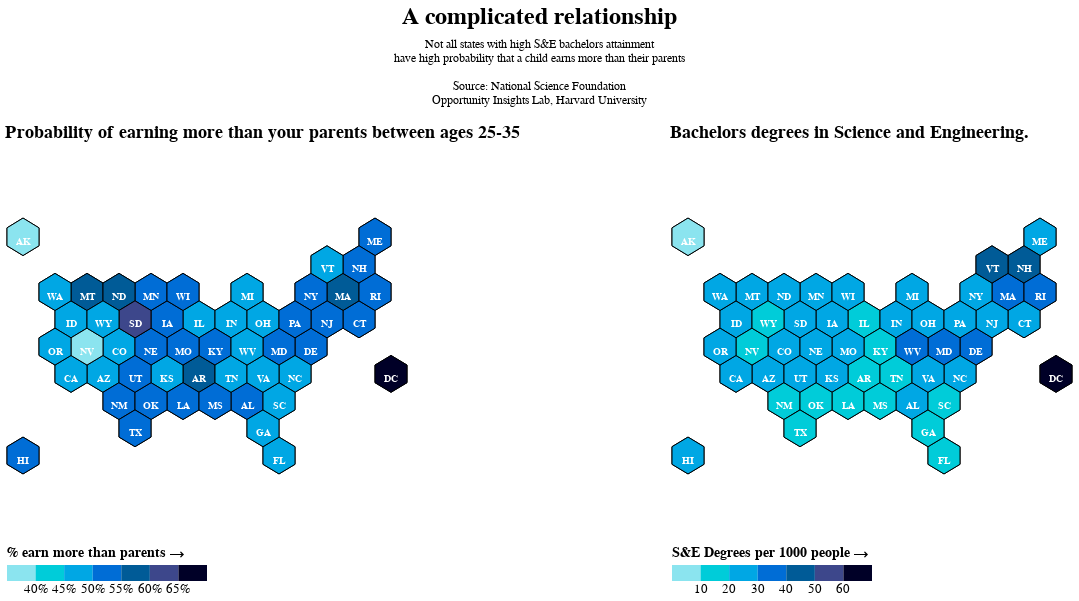

The code cell stored with this chart in its notebook:
### Code cell
palette = ["#8BE4EF","#00CCD9","#00A7E4","#006DD6", 
           "#005B97", "#3D478B", "#000027"]
color_scale = alt.Scale(range= palette)

chart1 = gen_map(choro_data, "properties.bachelors", title="Bachelors degrees in Science and Engineering."
                 ,legend_title="S&E Degrees per 1000 people ⟶", color_scale=color_scale)

chart2 = gen_map(choro_data, "properties.cohort_mean", title="Probability of earning more than your parents between ages 25-35"
                 ,legend_title="% earn more than parents ⟶", color_scale=color_scale, format="%")



alt.hconcat(chart2, chart1).resolve_scale(
    color='independent'
).configure_view(
    stroke=None,
).configure_concat(
    spacing=150
).configure_title(fontSize=18).properties(title = alt.TitleParams(
                      ["A complicated relationship"],
                       subtitle = ["Not all states with high S&E bachelors attainment",
                                   "have high probability that a child earns more than their parents","",
                                   "Source: National Science Foundation",
                                   "Opportunity Insights Lab, Harvard University",""],
                       fontSize = 24,
                       anchor="middle",
                       subtitlePadding=10))

### Figure 1 — Vega-Lite specification as saved in the notebook (floating-point values rounded to 4 significant figures)
{"config": {"title": {"fontSize": 18, "font": "Gill Sans", "anchor": "start", "fontColor": "#000000"}, "axisX": {"domain": true, "domainColor": "#000000", "domainWidth": 1, "grid": false, "labelFont": "Gill Sans", "labelFontSize": 12, "labelAngle": 0, "tickColor": "#000000", "tickSize": 5, "titleFont": "Gill Sans", "titleFontSize": 14, "titlePadding": 10, "title": "X Axis Title (units)"}, "axisY": {"domain": false, "grid": true, "gridColor": "#DEDDDD", "gridWidth": 1, "labelFont": "Gill Sans", "labelFontSize": 12, "labelAngle": 0, "ticks": false, "titleFont": "Gill Sans", "titleFontSize": 14, "titlePadding": 10, "title": "Y Axis Title (units)", "titleAngle": 0, "titleY": -10, "titleX": 18}, "range": {"category": ["#1FB8FC", "#B2B2B2", "#000000", "#FDCC3F", "#B4F5A9#4ED4B5", "#FF887F", "#FFBEFF"], "diverging": ["#D5FFFF", "#95F8FF", "#70D3FC", "#0099EA", "#005B97", "#3D478B", "#000027"]}, "legend": {"labelFont": "Gill Sans", "labelFontSize": 14, "symbolType": "square", "symbolSize": 100, "titleFont": "Gill Sans", "titleFontSize": 12, "title": "", "offset": 0}, "concat": {"spacing": 150}, "view": {"stroke": null}}, "hconcat": [{"layer": [{"mark": {"type": "geoshape", "stroke": "black", "strokeWidth": 1}, "encoding": {}, "height": 400, "title": "Probability of earning more than your parents between ages 25-35", "width": 400}, {"mark": {"type": "geoshape", "stroke": "black"}, "encoding": {"color": {"type": "quantitative", "bin": {"maxbins": 6}, "field": "properties.cohort_mean", "legend": {"format": "%", "labelFontSize": 13, "orient": "bottom", "symbolSize": 500, "symbolStrokeWidth": 3, "title": "% earn more than parents ⟶", "titleFontSize": 14, "titleLimit": 250}, "scale": {"range": ["#8BE4EF", "#00CCD9", "#00A7E4", "#006DD6", "#005B97", "#3D478B", "#000027"]}}}}, {"mark": {"type": "text", "baseline": "top", "color": "white", "fontSize": 12, "fontWeight": "bold"}, "encoding": {"latitude": {"field": "properties.centroid_lat", "type": "quantitative"}, "longitude": {"field": "properties.centroid_lon", "type": "quantitative"}, "size": {"value": 10}, "text": {"type": "ordinal", "field": "properties.state_name"}}, "height": 400, "width": 400}]}, {"layer": [{"mark": {"type": "geoshape", "stroke": "black", "strokeWidth": 1}, "encoding": {}, "height": 400, "title": "Bachelors degrees in Science and Engineering.", "width": 400}, {"mark": {"type": "geoshape", "stroke": "black"}, "encoding": {"color": {"type": "quantitative", "bin": {"maxbins": 6}, "field": "properties.bachelors", "legend": {"labelFontSize": 13, "orient": "bottom", "symbolSize": 500, "symbolStrokeWidth": 3, "title": "S&E Degrees per 1000 people ⟶", "titleFontSize": 14, "titleLimit": 250}, "scale": {"range": ["#8BE4EF", "#00CCD9", "#00A7E4", "#006DD6", "#005B97", "#3D478B", "#000027"]}}}}, {"mark": {"type": "text", "baseline": "top", "color": "white", "fontSize": 12, "fontWeight": "bold"}, "encoding": {"latitude": {"field": "properties.centroid_lat", "type": "quantitative"}, "longitude": {"field": "properties.centroid_lon", "type": "quantitative"}, "size": {"value": 10}, "text": {"type": "ordinal", "field": "properties.state_name"}}, "height": 400, "width": 400}]}], "data": {"values": [{"id": "0", "type": "Feature", "properties": {"4th_diff_mean": -1, "8th_diff_mean": -1, "Region": "South", "State": "Alabama", "State_Abbr": "AL", "bachelors": 20.55, "bachelors_diff_mean": -1, "centroid_lat": 0.65, "centroid_lon": 15.0, "cohort_mean": 0.519, "eighth_grade_math": 21, "eighth_grade_science": 21.0, "fourth_grade_math": 28, "fourth_grade_science": 28.0, "id": 1, "mobility_diff_mean": 1, "state_name": "AL"}, "geometry": {"type": "Polygon", "coordinates": [[[14.0, 0.1], [14.0, 1.2], [15.0, 1.8], [16.0, 1.2], [16.0, 0.1], [15.0, -0.5], [14.0, 0.1]]]}}, {"id": "1", "type": "Feature", "properties": {"4th_diff_mean": -1, "8th_diff_mean": -1, "Region": "West", "State": "Alaska", "State_Abbr": "AK", "bachelors": 9.932, "bachelors_diff_mean": -1, "centroid_lat": 10.85, "centroid_lon": 1.0, "cohort_mean": 0.379, "eighth_grade_math": 29, "eighth_grade_science": null, "fourth_grade_math": 33, "fourth_grade_science": null, "id": 2, "mobility_diff_mean": -1, "state_name": "AK"}, "geometry": {"type": "Polygon", "coordinates": [[[-3.243e-20, 10.3], [0.0, 11.4], [1.0, 12.0], [2.0, 11.4], [2.0, 10.3], [1.0, 9.7], [-3.243e-20, 10.3]]]}}, {"id": "2", "type": "Feature", "properties": {"4th_diff_mean": -1, "8th_diff_mean": -1, "Region": "West", "State": "Arizona", "State_Abbr": "AZ", "bachelors": 24.27, "bachelors_diff_mean": -1, "centroid_lat": 2.35, "centroid_lon": 6.0, "cohort_mean": 0.462, "eighth_grade_math": 31, "eighth_grade_science": 25.0, "fourth_grade_math": 37, "fourth_grade_science": 33.0, "id": 4, "mobility_diff_mean": -1, "state_name": "AZ"}, "geometry": {"type": "Polygon", "coordinates": [[[5.0, 1.8], [5.0, 2.9], [6.0, 3.5], [7.0, 2.9], [7.0, 1.8], [6.0, 1.2], [5.0, 1.8]]]}}, {"id": "3", "type": "Feature", "properties": {"4th_diff_mean": -1, "8th_diff_mean": -1, "Region": "South", "State": "Arkansas", "State_Abbr": "AR", "bachelors": 15.67, "bachelors_diff_mean": -1, "centroid_lat": 2.35, "centroid_lon": 12.0, "cohort_mean": 0.56, "eighth_grade_math": 27, "eighth_grade_science": 28.0, "fourth_grade_math": 33, "fourth_grade_science": 33.0, "id": 5, "mobility_diff_mean": 1, "state_name": "AR"}, "geometry": {"type": "Polygon", "coordinates": [[[11.0, 1.8], [11.0, 2.9], [12.0, 3.5], [13.0, 2.9], [13.0, 1.8], [12.0, 1.2], [11.0, 1.8]]]}}, {"id": "4", "type": "Feature", "properties": {"4th_diff_mean": -1, "8th_diff_mean": -1, "Region": "West", "State": "California", "State_Abbr": "CA", "bachelors": 25.3, "bachelors_diff_mean": 1, "centroid_lat": 2.35, "centroid_lon": 4.0, "cohort_mean": 0.488, "eighth_grade_math": 29, "eighth_grade_science": 24.0, "fourth_grade_math": 34, "fourth_grade_science": 24.0, "id": 6, "mobility_diff_mean": -1, "state_name": "CA"}, "geometry": {"type": "Polygon", "coordinates": [[[3.0, 1.8], [3.0, 2.9], [4.0, 3.5], [5.0, 2.9], [5.0, 1.8], [4.0, 1.2], [3.0, 1.8]]]}}, {"id": "5", "type": "Feature", "properties": {"4th_diff_mean": -1, "8th_diff_mean": -1, "Region": "West", "State": "Colorado", "State_Abbr": "CO", "bachelors": 27.71, "bachelors_diff_mean": 1, "centroid_lat": 4.05, "centroid_lon": 7.0, "cohort_mean": 0.499, "eighth_grade_math": 37, "eighth_grade_science": null, "fourth_grade_math": 44, "fourth_grade_science": null, "id": 8, "mobility_diff_mean": -1, "state_name": "CO"}, "geometry": {"type": "Polygon", "coordinates": [[[6.0, 3.5], [6.0, 4.6], [7.0, 5.2], [8.0, 4.6], [8.0, 3.5], [7.0, 2.9], [6.0, 3.5]]]}}, {"id": "6", "type": "Feature", "properties": {"4th_diff_mean": -1, "8th_diff_mean": 1, "Region": "Northeast", "State": "Connecticut", "State_Abbr": "CT", "bachelors": 25.99, "bachelors_diff_mean": 1, "centroid_lat": 5.75, "centroid_lon": 22.0, "cohort_mean": 0.518, "eighth_grade_math": 39, "eighth_grade_science": 35.0, "fourth_grade_math": 45, "fourth_grade_science": 38.0, "id": 9, "mobility_diff_mean": 1, "state_name": "CT"}, "geometry": {"type": "Polygon", "coordinates": [[[21.0, 5.2], [21.0, 6.3], [22.0, 6.9], [23.0, 6.3], [23.0, 5.2], [22.0, 4.6], [21.0, 5.2]]]}}, {"id": "7", "type": "Feature", "properties": {"4th_diff_mean": -1, "8th_diff_mean": -1, "Region": "South", "State": "Delaware", "State_Abbr": "DE", "bachelors": 30.53, "bachelors_diff_mean": 1, "centroid_lat": 4.05, "centroid_lon": 19.0, "cohort_mean": 0.514, "eighth_grade_math": 29, "eighth_grade_science": 29.0, "fourth_grade_math": 39, "fourth_grade_science": 33.0, "id": 10, "mobility_diff_mean": 1, "state_name": "DE"}, "geometry": {"type": "Polygon", "coordinates": [[[18.0, 3.5], [18.0, 4.6], [19.0, 5.2], [20.0, 4.6], [20.0, 3.5], [19.0, 2.9], [18.0, 3.5]]]}}, {"id": "8", "type": "Feature", "properties": {"4th_diff_mean": -1, "8th_diff_mean": -1, "Region": "South", "State": "District of Columbia", "State_Abbr": "DC", "bachelors": 61.8, "bachelors_diff_mean": 1, "centroid_lat": 2.35, "centroid_lon": 24.0, "cohort_mean": 0.662, "eighth_grade_math": 23, "eighth_grade_science": null, "fourth_grade_math": 34, "fourth_grade_science": null, "id": 11, "mobility_diff_mean": 1, "state_name": "DC"}, "geometry": {"type": "Polygon", "coordinates": [[[23.0, 1.8], [23.0, 2.9], [24.0, 3.5], [25.0, 2.9], [25.0, 1.8], [24.0, 1.2], [23.0, 1.8]]]}}, {"id": "9", "type": "Feature", "properties": {"4th_diff_mean": 1, "8th_diff_mean": -1, "Region": "South", "State": "Florida", "State_Abbr": "FL", "bachelors": 19.37, "bachelors_diff_mean": -1, "centroid_lat": -2.75, "centroid_lon": 17.0, "cohort_mean": 0.458, "eighth_grade_math": 31, "eighth_grade_science": 33.0, "fourth_grade_math": 48, "fourth_grade_science": 42.0, "id": 12, "mobility_diff_mean": -1, "state_name": "FL"}, "geometry": {"type": "Polygon", "coordinates": [[[16.0, -2.2], [17.0, -1.6], [18.0, -2.2], [18.0, -3.3], [17.0, -3.9], [16.0, -3.3], [16.0, -2.2]]]}}, {"id": "10", "type": "Feature", "properties": {"4th_diff_mean": -1, "8th_diff_mean": -1, "Region": "South", "State": "Georgia", "State_Abbr": "GA", "bachelors": 18.27, "bachelors_diff_mean": -1, "centroid_lat": -1.05, "centroid_lon": 16.0, "cohort_mean": 0.482, "eighth_grade_math": 31, "eighth_grade_science": 31.0, "fourth_grade_math": 36, "fourth_grade_science": 35.0, "id": 13, "mobility_diff_mean": -1, "state_name": "GA"}, "geometry": {"type": "Polygon", "coordinates": [[[15.0, -1.6], [15.0, -0.5], [16.0, 0.1], [17.0, -0.5], [17.0, -1.6], [16.0, -2.2], [15.0, -1.6]]]}}, {"id": "11", "type": "Feature", "properties": {"4th_diff_mean": -1, "8th_diff_mean": -1, "Region": "West", "State": "Hawaii", "State_Abbr": "HI", "bachelors": 20.18, "bachelors_diff_mean": -1, "centroid_lat": -2.75, "centroid_lon": 1.0, "cohort_mean": 0.5, "eighth_grade_math": 28, "eighth_grade_science": 23.0, "fourth_grade_math": 40, "fourth_grade_science": 30.0, "id": 15, "mobility_diff_mean": -1, "state_name": "HI"}, "geometry": {"type": "Polygon", "coordinates": [[[0.0, -3.3], [3.194e-20, -2.2], [1.0, -1.6], [2.0, -2.2], [2.0, -3.3], [1.0, -3.9], [0.0, -3.3]]]}}, {"id": "12", "type": "Feature", "properties": {"4th_diff_mean": 1, "8th_diff_mean": 1, "Region": "West", "State": "Idaho", "State_Abbr": "ID", "bachelors": 21.87, "bachelors_diff_mean": -1, "centroid_lat": 5.75, "centroid_lon": 4.0, "cohort_mean": 0.492, "eighth_grade_math": 37, "eighth_grade_science": 40.0, "fourth_grade_math": 43, "fourth_grade_science": 39.0, "id": 16, "mobility_diff_mean": -1, "state_name": "ID"}, "geometry": {"type": "Polygon", "coordinates": [[[3.0, 5.2], [3.0, 6.3], [4.0, 6.9], [5.0, 6.3], [5.0, 5.2], [4.0, 4.6], [3.0, 5.2]]]}}, {"id": "13", "type": "Feature", "properties": {"4th_diff_mean": -1, "8th_diff_mean": -1, "Region": "Midwest", "State": "Illinois", "State_Abbr": "IL", "bachelors": 19.91, "bachelors_diff_mean": -1, "centroid_lat": 5.75, "centroid_lon": 12.0, "cohort_mean": 0.47, "eighth_grade_math": 34, "eighth_grade_science": 28.0, "fourth_grade_math": 38, "fourth_grade_science": 35.0, "id": 17, "mobility_diff_mean": -1, "state_name": "IL"}, "geometry": {"type": "Polygon", "coordinates": [[[11.0, 5.2], [11.0, 6.3], [12.0, 6.9], [13.0, 6.3], [13.0, 5.2], [12.0, 4.6], [11.0, 5.2]]]}}, {"id": "14", "type": "Feature", "properties": {"4th_diff_mean": 1, "8th_diff_mean": 1, "Region": "Midwest", "State": "Indiana", "State_Abbr": "IN", "bachelors": 23.76, "bachelors_diff_mean": -1, "centroid_lat": 5.75, "centroid_lon": 14.0, "cohort_mean": 0.484, "eighth_grade_math": 37, "eighth_grade_science": 36.0, "fourth_grade_math": 47, "fourth_grade_science": 42.0, "id": 18, "mobility_diff_mean": -1, "state_name": "IN"}, "geometry": {"type": "Polygon", "coordinates": [[[13.0, 5.2], [13.0, 6.3], [14.0, 6.9], [15.0, 6.3], [15.0, 5.2], [14.0, 4.6], [13.0, 5.2]]]}}, {"id": "15", "type": "Feature", "properties": {"4th_diff_mean": 1, "8th_diff_mean": 1, "Region": "Midwest", "State": "Iowa", "State_Abbr": "IA", "bachelors": 27.31, "bachelors_diff_mean": 1, "centroid_lat": 5.75, "centroid_lon": 10.0, "cohort_mean": 0.54, "eighth_grade_math": 33, "eighth_grade_science": 38.0, "fourth_grade_math": 42, "fourth_grade_science": 42.0, "id": 19, "mobility_diff_mean": 1, "state_name": "IA"}, "geometry": {"type": "Polygon", "coordinates": [[[9.0, 5.2], [9.0, 6.3], [10.0, 6.9], [11.0, 6.3], [11.0, 5.2], [10.0, 4.6], [9.0, 5.2]]]}}, {"id": "16", "type": "Feature", "properties": {"4th_diff_mean": -1, "8th_diff_mean": -1, "Region": "Midwest", "State": "Kansas", "State_Abbr": "KS", "bachelors": 20.32, "bachelors_diff_mean": -1, "centroid_lat": 2.35, "centroid_lon": 10.0, "cohort_mean": 0.497, "eighth_grade_math": 33, "eighth_grade_science": 34.0, "fourth_grade_math": 40, "fourth_grade_science": 37.0, "id": 20, "mobility_diff_mean": -1, "state_name": "KS"}, "geometry": {"type": "Polygon", "coordinates": [[[9.0, 1.8], [9.0, 2.9], [10.0, 3.5], [11.0, 2.9], [11.0, 1.8], [10.0, 1.2], [9.0, 1.8]]]}}, {"id": "17", "type": "Feature", "properties": {"4th_diff_mean": 1, "8th_diff_mean": 1, "Region": "South", "State": "Kentucky", "State_Abbr": "KY", "bachelors": 16.23, "bachelors_diff_mean": -1, "centroid_lat": 4.05, "centroid_lon": 13.0, "cohort_mean": 0.534, "eighth_grade_math": 29, "eighth_grade_science": 35.0, "fourth_grade_math": 40, "fourth_grade_science": 44.0, "id": 21, "mobility_diff_mean": 1, "state_name": "KY"}, "geometry": {"type": "Polygon", "coordinates": [[[12.0, 3.5], [12.0, 4.6], [13.0, 5.2], [14.0, 4.6], [14.0, 3.5], [13.0, 2.9], [12.0, 3.5]]]}}, {"id": "18", "type": "Feature", "properties": {"4th_diff_mean": -1, "8th_diff_mean": -1, "Region": "South", "State": "Louisiana", "State_Abbr": "LA", "bachelors": 16.34, "bachelors_diff_mean": -1, "centroid_lat": 0.65, "centroid_lon": 11.0, "cohort_mean": 0.532, "eighth_grade_math": 23, "eighth_grade_science": null, "fourth_grade_math": 29, "fourth_grade_science": null, "id": 22, "mobility_diff_mean": 1, "state_name": "LA"}, "geometry": {"type": "Polygon", "coordinates": [[[10.0, 0.1], [10.0, 1.2], [11.0, 1.8], [12.0, 1.2], [12.0, 0.1], [11.0, -0.5], [10.0, 0.1]]]}}, {"id": "19", "type": "Feature", "properties": {"4th_diff_mean": 1, "8th_diff_mean": 1, "Region": "Northeast", "State": "Maine", "State_Abbr": "ME", "bachelors": 28.53, "bachelors_diff_mean": 1, "centroid_lat": 10.85, "centroid_lon": 23.0, "cohort_mean": 0.501, "eighth_grade_math": 34, "eighth_grade_science": 38.0, "fourth_grade_math": 42, "fourth_grade_science": 39.0, "id": 23, "mobility_diff_mean": -1, "state_name": "ME"}, "geometry": {"type": "Polygon", "coordinates": [[[22.0, 11.4], [23.0, 12.0], [24.0, 11.4], [24.0, 10.3], [23.0, 9.7], [22.0, 10.3], [22.0, 11.4]]]}}, {"id": "20", "type": "Feature", "properties": {"4th_diff_mean": -1, "8th_diff_mean": 1, "Region": "South", "State": "Maryland", "State_Abbr": "MD", "bachelors": 31.58, "bachelors_diff_mean": 1, "centroid_lat": 4.05, "centroid_lon": 17.0, "cohort_mean": 0.512, "eighth_grade_math": 33, "eighth_grade_science": 36.0, "fourth_grade_math": 39, "fourth_grade_science": 37.0, "id": 24, "mobility_diff_mean": 1, "state_name": "MD"}, "geometry": {"type": "Polygon", "coordinates": [[[16.0, 3.5], [16.0, 4.6], [17.0, 5.2], [18.0, 4.6], [18.0, 3.5], [17.0, 2.9], [16.0, 3.5]]]}}, {"id": "21", "type": "Feature", "properties": {"4th_diff_mean": 1, "8th_diff_mean": 1, "Region": "Northeast", "State": "Massachusetts", "State_Abbr": "MA", "bachelors": 36.9, "bachelors_diff_mean": 1, "centroid_lat": 7.45, "centroid_lon": 21.0, "cohort_mean": 0.554, "eighth_grade_math": 47, "eighth_grade_science": 44.0, "fourth_grade_math": 50, "fourth_grade_science": 47.0, "id": 25, "mobility_diff_mean": 1, "state_name": "MA"}, "geometry": {"type": "Polygon", "coordinates": [[[20.0, 6.9], [20.0, 8.0], [21.0, 8.6], [22.0, 8.0], [22.0, 6.9], [21.0, 6.3], [20.0, 6.9]]]}}, {"id": "22", "type": "Feature", "properties": {"4th_diff_mean": -1, "8th_diff_mean": 1, "Region": "Midwest", "State": "Michigan", "State_Abbr": "MI", "bachelors": 22.05, "bachelors_diff_mean": -1, "centroid_lat": 7.45, "centroid_lon": 15.0, "cohort_mean": 0.457, "eighth_grade_math": 31, "eighth_grade_science": 36.0, "fourth_grade_math": 36, "fourth_grade_science": 38.0, "id": 26, "mobility_diff_mean": -1, "state_name": "MI"}, "geometry": {"type": "Polygon", "coordinates": [[[14.0, 8.0], [15.0, 8.6], [16.0, 8.0], [16.0, 6.9], [15.0, 6.3], [14.0, 6.9], [14.0, 8.0]]]}}, {"id": "23", "type": "Feature", "properties": {"4th_diff_mean": 1, "8th_diff_mean": 1, "Region": "Midwest", "State": "Minnesota", "State_Abbr": "MN", "bachelors": 26.17, "bachelors_diff_mean": 1, "centroid_lat": 7.45, "centroid_lon": 9.0, "cohort_mean": 0.529, "eighth_grade_math": 44, "eighth_grade_science": 45.0, "fourth_grade_math": 53, "fourth_grade_science": 43.0, "id": 27, "mobility_diff_mean": 1, "state_name": "MN"}, "geometry": {"type": "Polygon", "coordinates": [[[8.0, 6.9], [8.0, 8.0], [9.0, 8.6], [10.0, 8.0], [10.0, 6.9], [9.0, 6.3], [8.0, 6.9]]]}}, {"id": "24", "type": "Feature", "properties": {"4th_diff_mean": -1, "8th_diff_mean": -1, "Region": "South", "State": "Mississippi", "State_Abbr": "MS", "bachelors": 14.38, "bachelors_diff_mean": -1, "centroid_lat": 0.65, "centroid_lon": 13.0, "cohort_mean": 0.531, "eighth_grade_math": 24, "eighth_grade_science": 20.0, "fourth_grade_math": 39, "fourth_grade_science": 23.0, "id": 28, "mobility_diff_mean": 1, "state_name": "MS"}, "geometry": {"type": "Polygon", "coordinates": [[[12.0, 1.2], [13.0, 1.8], [14.0, 1.2], [14.0, 0.1], [13.0, -0.5], [12.0, 0.1], [12.0, 1.2]]]}}, {"id": "25", "type": "Feature", "properties": {"4th_diff_mean": 1, "8th_diff_mean": 1, "Region": "Midwest", "State": "Missouri", "State_Abbr": "MO", "bachelors": 22.03, "bachelors_diff_mean": -1, "centroid_lat": 4.05, "centroid_lon": 11.0, "cohort_mean": 0.524, "eighth_grade_math": 32, "eighth_grade_science": 40.0, "fourth_grade_math": 39, "fourth_grade_science": 39.0, "id": 29, "mobility_diff_mean": 1, "state_name": "MO"}, "geometry": {"type": "Polygon", "coordinates": [[[10.0, 4.6], [11.0, 5.2], [12.0, 4.6], [12.0, 3.5], [11.0, 2.9], [10.0, 3.5], [10.0, 4.6]]]}}, {"id": "26", "type": "Feature", "properties": {"4th_diff_mean": 1, "8th_diff_mean": 1, "Region": "West", "State": "Montana", "State_Abbr": "MT", "bachelors": 23.82, "bachelors_diff_mean": -1, "centroid_lat": 7.45, "centroid_lon": 5.0, "cohort_mean": 0.586, "eighth_grade_math": 36, "eighth_grade_science": 41.0, "fourth_grade_math": 43, "fourth_grade_science": 43.0, "id": 30, "mobility_diff_mean": 1, "state_name": "MT"}, "geometry": {"type": "Polygon", "coordinates": [[[4.0, 6.9], [4.0, 8.0], [5.0, 8.6], [6.0, 8.0], [6.0, 6.9], [5.0, 6.3], [4.0, 6.9]]]}}, {"id": "27", "type": "Feature", "properties": {"4th_diff_mean": 1, "8th_diff_mean": 1, "Region": "Midwest", "State": "Nebraska", "State_Abbr": "NE", "bachelors": 21.28, "bachelors_diff_mean": -1, "centroid_lat": 4.05, "centroid_lon": 9.0, "cohort_mean": 0.549, "eighth_grade_math": 37, "eighth_grade_science": 41.0, "fourth_grade_math": 45, "fourth_grade_science": 47.0, "id": 31, "mobility_diff_mean": 1, "state_name": "NE"}, "geometry": {"type": "Polygon", "coordinates": [[[8.0, 3.5], [8.0, 4.6], [9.0, 5.2], [10.0, 4.6], [10.0, 3.5], [9.0, 2.9], [8.0, 3.5]]]}}, {"id": "28", "type": "Feature", "properties": {"4th_diff_mean": -1, "8th_diff_mean": -1, "Region": "West", "State": "Nevada", "State_Abbr": "NV", "bachelors": 12.78, "bachelors_diff_mean": -1, "centroid_lat": 4.05, "centroid_lon": 5.0, "cohort_mean": 0.395, "eighth_grade_math": 26, "eighth_grade_science": 27.0, "fourth_grade_math": 34, "fourth_grade_science": 24.0, "id": 32, "mobility_diff_mean": -1, "state_name": "NV"}, "geometry": {"type": "Polygon", "coordinates": [[[4.0, 4.6], [5.0, 5.2], [6.0, 4.6], [6.0, 3.5], [5.0, 2.9], [4.0, 3.5], [4.0, 4.6]]]}}, {"id": "29", "type": "Feature", "properties": {"4th_diff_mean": 1, "8th_diff_mean": 1, "Region": "Northeast", "State": "New Hampshire", "State_Abbr": "NH", "bachelors": 42.77, "bachelors_diff_mean": 1, "centroid_lat": 9.15, "centroid_lon": 22.0, "cohort_mean": 0.51, "eighth_grade_math": 38, "eighth_grade_science": 46.0, "fourth_grade_math": 46, "fourth_grade_science": 51.0, "id": 33, "mobility_diff_mean": -1, "state_name": "NH"}, "geometry": {"type": "Polygon", "coordinates": [[[21.0, 8.6], [21.0, 9.7], [22.0, 10.3], [23.0, 9.7], [23.0, 8.6], [22.0, 8.0], [21.0, 8.6]]]}}, {"id": "30", "type": "Feature", "properties": {"4th_diff_mean": 1, "8th_diff_mean": 1, "Region": "Northeast", "State": "New Jersey", "State_Abbr": "NJ", "bachelors": 21.84, "bachelors_diff_mean": -1, "centroid_lat": 5.75, "centroid_lon": 20.0, "cohort_mean": 0.525, "eighth_grade_math": 44, "eighth_grade_science": 35.0, "fourth_grade_math": 48, "fourth_grade_science": 39.0, "id": 34, "mobility_diff_mean": 1, "state_name": "NJ"}, "geometry": {"type": "Polygon", "coordinates": [[[19.0, 5.2], [19.0, 6.3], [20.0, 6.9], [21.0, 6.3], [21.0, 5.2], [20.0, 4.6], [19.0, 5.2]]]}}, {"id": "31", "type": "Feature", "properties": {"4th_diff_mean": -1, "8th_diff_mean": -1, "Region": "West", "State": "New Mexico", "State_Abbr": "NM", "bachelors": 15.81, "bachelors_diff_mean": -1, "centroid_lat": 0.65, "centroid_lon": 7.0, "cohort_mean": 0.509, "eighth_grade_math": 21, "eighth_grade_science": 21.0, "fourth_grade_math": 29, "fourth_grade_science": 25.0, "id": 35, "mobility_diff_mean": -1, "state_name": "NM"}, "geometry": {"type": "Polygon", "coordinates": [[[6.0, 0.1], [6.0, 1.2], [7.0, 1.8], [8.0, 1.2], [8.0, 0.1], [7.0, -0.5], [6.0, 0.1]]]}}, {"id": "32", "type": "Feature", "properties": {"4th_diff_mean": -1, "8th_diff_mean": -1, "Region": "Northeast", "State": "New York", "State_Abbr": "NY", "bachelors": 29.82, "bachelors_diff_mean": 1, "centroid_lat": 7.45, "centroid_lon": 19.0, "cohort_mean": 0.547, "eighth_grade_math": 34, "eighth_grade_science": 30.0, "fourth_grade_math": 37, "fourth_grade_science": 33.0, "id": 36, "mobility_diff_mean": 1, "state_name": "NY"}, "geometry": {"type": "Polygon", "coordinates": [[[18.0, 6.9], [18.0, 8.0], [19.0, 8.6], [20.0, 8.0], [20.0, 6.9], [19.0, 6.3], [18.0, 6.9]]]}}, {"id": "33", "type": "Feature", "properties": {"4th_diff_mean": -1, "8th_diff_mean": -1, "Region": "South", "State": "North Carolina", "State_Abbr": "NC", "bachelors": 20.82, "bachelors_diff_mean": -1, "centroid_lat": 2.35, "centroid_lon": 18.0, "cohort_mean": 0.498, "eighth_grade_math": 37, "eighth_grade_science": 31.0, "fourth_grade_math": 41, "fourth_grade_science": 36.0, "id": 37, "mobility_diff_mean": -1, "state_name": "NC"}, "geometry": {"type": "Polygon", "coordinates": [[[17.0, 1.8], [17.0, 2.9], [18.0, 3.5], [19.0, 2.9], [19.0, 1.8], [18.0, 1.2], [17.0, 1.8]]]}}, {"id": "34", "type": "Feature", "properties": {"4th_diff_mean": 1, "8th_diff_mean": 1, "Region": "Midwest", "State": "North Dakota", "State_Abbr": "ND", "bachelors": 21.59, "bachelors_diff_mean": -1, "centroid_lat": 7.45, "centroid_lon": 7.0, "cohort_mean": 0.594, "eighth_grade_math": 37, "eighth_grade_science": 42.0, "fourth_grade_math": 44, "fourth_grade_science": 45.0, "id": 38, "mobility_diff_mean": 1, "state_name": "ND"}, "geometry": {"type": "Polygon", "coordinates": [[[6.0, 6.9], [6.0, 8.0], [7.0, 8.6], [8.0, 8.0], [8.0, 6.9], [7.0, 6.3], [6.0, 6.9]]]}}, {"id": "35", "type": "Feature", "properties": {"4th_diff_mean": 1, "8th_diff_mean": 1, "Region": "Midwest", "State": "Ohio", "State_Abbr": "OH", "bachelors": 20.79, "bachelors_diff_mean": -1, "centroid_lat": 5.75, "centroid_lon": 16.0, "cohort_mean": 0.479, "eighth_grade_math": 38, "eighth_grade_science": 38.0, "fourth_grade_math": 41, "fourth_grade_science": 41.0, "id": 39, "mobility_diff_mean": -1, "state_name": "OH"}, "geometry": {"type": "Polygon", "coordinates": [[[15.0, 5.2], [15.0, 6.3], [16.0, 6.9], [17.0, 6.3], [17.0, 5.2], [16.0, 4.6], [15.0, 5.2]]]}}, {"id": "36", "type": "Feature", "properties": {"4th_diff_mean": -1, "8th_diff_mean": -1, "Region": "South", "State": "Oklahoma", "State_Abbr": "OK", "bachelors": 16.98, "bachelors_diff_mean": -1, "centroid_lat": 0.65, "centroid_lon": 9.0, "cohort_mean": 0.512, "eighth_grade_math": 26, "eighth_grade_science": 28.0, "fourth_grade_math": 35, "fourth_grade_science": 34.0, "id": 40, "mobility_diff_mean": 1, "state_name": "OK"}, "geometry": {"type": "Polygon", "coordinates": [[[8.0, 0.1], [8.0, 1.2], [9.0, 1.8], [10.0, 1.2], [10.0, 0.1], [9.0, -0.5], [8.0, 0.1]]]}}, {"id": "37", "type": "Feature", "properties": {"4th_diff_mean": -1, "8th_diff_mean": 1, "Region": "West", "State": "Oregon", "State_Abbr": "OR", "bachelors": 27.88, "bachelors_diff_mean": 1, "centroid_lat": 4.05, "centroid_lon": 3.0, "cohort_mean": 0.477, "eighth_grade_math": 31, "eighth_grade_science": 36.0, "fourth_grade_math": 37, "fourth_grade_science": 37.0, "id": 41, "mobility_diff_mean": -1, "state_name": "OR"}, "geometry": {"type": "Polygon", "coordinates": [[[2.0, 4.6], [3.0, 5.2], [4.0, 4.6], [4.0, 3.5], [3.0, 2.9], [2.0, 3.5], [2.0, 4.6]]]}}, {"id": "38", "type": "Feature", "properties": {"4th_diff_mean": -1, "8th_diff_mean": -1, "Region": "Northeast", "State": "Pennsylvania", "State_Abbr": "PA", "bachelors": 29.35, "bachelors_diff_mean": 1, "centroid_lat": 5.75, "centroid_lon": 18.0, "cohort_mean": 0.539, "eighth_grade_math": 39, "eighth_grade_science": null, "fourth_grade_math": 47, "fourth_grade_science": null, "id": 42, "mobility_diff_mean": 1, "state_name": "PA"}, "geometry": {"type": "Polygon", "coordinates": [[[17.0, 5.2], [17.0, 6.3], [18.0, 6.9], [19.0, 6.3], [19.0, 5.2], [18.0, 4.6], [17.0, 5.2]]]}}, {"id": "39", "type": "Feature", "properties": {"4th_diff_mean": -1, "8th_diff_mean": -1, "Region": "Northeast", "State": "Rhode Island", "State_Abbr": "RI", "bachelors": 37.11, "bachelors_diff_mean": 1, "centroid_lat": 7.45, "centroid_lon": 23.0, "cohort_mean": 0.544, "eighth_grade_math": 29, "eighth_grade_science": 32.0, "fourth_grade_math": 40, "fourth_grade_science": 36.0, "id": 44, "mobility_diff_mean": 1, "state_name": "RI"}, "geometry": {"type": "Polygon", "coordinates": [[[22.0, 8.0], [23.0, 8.6], [24.0, 8.0], [24.0, 6.9], [23.0, 6.3], [22.0, 6.9], [22.0, 8.0]]]}}, {"id": "40", "type": "Feature", "properties": {"4th_diff_mean": 1, "8th_diff_mean": -1, "Region": "South", "State": "South Carolina", "State_Abbr": "SC", "bachelors": 18.95, "bachelors_diff_mean": -1, "centroid_lat": 0.65, "centroid_lon": 17.0, "cohort_mean": 0.494, "eighth_grade_math": 29, "eighth_grade_science": 31.0, "fourth_grade_math": 36, "fourth_grade_science": 40.0, "id": 45, "mobility_diff_mean": -1, "state_name": "SC"}, "geometry": {"type": "Polygon", "coordinates": [[[16.0, 0.1], [16.0, 1.2], [17.0, 1.8], [18.0, 1.2], [18.0, 0.1], [17.0, -0.5], [16.0, 0.1]]]}}, {"id": "41", "type": "Feature", "properties": {"4th_diff_mean": 1, "8th_diff_mean": 1, "Region": "Midwest", "State": "South Dakota", "State_Abbr": "SD", "bachelors": 23.74, "bachelors_diff_mean": -1, "centroid_lat": 5.75, "centroid_lon": 8.0, "cohort_mean": 0.623, "eighth_grade_math": 39, "eighth_grade_science": 40.0, "fourth_grade_math": 43, "fourth_grade_science": 40.0, "id": 46, "mobility_diff_mean": 1, "state_name": "SD"}, "geometry": {"type": "Polygon", "coordinates": [[[7.0, 6.3], [8.0, 6.9], [9.0, 6.3], [9.0, 5.2], [8.0, 4.6], [7.0, 5.2], [7.0, 6.3]]]}}, {"id": "42", "type": "Feature", "properties": {"4th_diff_mean": 1, "8th_diff_mean": 1, "Region": "South", "State": "Tennessee", "State_Abbr": "TN", "bachelors": 16.45, "bachelors_diff_mean": -1, "centroid_lat": 2.35, "centroid_lon": 14.0, "cohort_mean": 0.496, "eighth_grade_math": 31, "eighth_grade_science": 37.0, "fourth_grade_math": 40, "fourth_grade_science": 41.0, "id": 47, "mobility_diff_mean": -1, "state_name": "TN"}, "geometry": {"type": "Polygon", "coordinates": [[[13.0, 2.9], [14.0, 3.5], [15.0, 2.9], [15.0, 1.8], [14.0, 1.2], [13.0, 1.8], [13.0, 2.9]]]}}, {"id": "43", "type": "Feature", "properties": {"4th_diff_mean": 1, "8th_diff_mean": 1, "Region": "South", "State": "Texas", "State_Abbr": "TX", "bachelors": 15.51, "bachelors_diff_mean": -1, "centroid_lat": -1.05, "centroid_lon": 8.0, "cohort_mean": 0.505, "eighth_grade_math": 30, "eighth_grade_science": 37.0, "fourth_grade_math": 44, "fourth_grade_science": 39.0, "id": 48, "mobility_diff_mean": -1, "state_name": "TX"}, "geometry": {"type": "Polygon", "coordinates": [[[7.0, -1.6], [7.0, -0.5], [8.0, 0.1], [9.0, -0.5], [9.0, -1.6], [8.0, -2.2], [7.0, -1.6]]]}}, {"id": "44", "type": "Feature", "properties": {"4th_diff_mean": 1, "8th_diff_mean": 1, "Region": "West", "State": "Utah", "State_Abbr": "UT", "bachelors": 29.35, "bachelors_diff_mean": 1, "centroid_lat": 2.35, "centroid_lon": 8.0, "cohort_mean": 0.531, "eighth_grade_math": 37, "eighth_grade_science": 50.0, "fourth_grade_math": 46, "fourth_grade_science": 45.0, "id": 49, "mobility_diff_mean": 1, "state_name": "UT"}, "geometry": {"type": "Polygon", "coordinates": [[[7.0, 2.9], [8.0, 3.5], [9.0, 2.9], [9.0, 1.8], [8.0, 1.2], [7.0, 1.8], [7.0, 2.9]]]}}, {"id": "45", "type": "Feature", "properties": {"4th_diff_mean": 1, "8th_diff_mean": 1, "Region": "Northeast", "State": "Vermont", "State_Abbr": "VT", "bachelors": 43.6, "bachelors_diff_mean": 1, "centroid_lat": 9.15, "centroid_lon": 20.0, "cohort_mean": 0.474, "eighth_grade_math": 38, "eighth_grade_science": 44.0, "fourth_grade_math": 39, "fourth_grade_science": 48.0, "id": 50, "mobility_diff_mean": -1, "state_name": "VT"}, "geometry": {"type": "Polygon", "coordinates": [[[19.0, 8.6], [19.0, 9.7], [20.0, 10.3], [21.0, 9.7], [21.0, 8.6], [20.0, 8.0], [19.0, 8.6]]]}}, {"id": "46", "type": "Feature", "properties": {"4th_diff_mean": 1, "8th_diff_mean": 1, "Region": "South", "State": "Virginia", "State_Abbr": "VA", "bachelors": 26.85, "bachelors_diff_mean": 1, "centroid_lat": 2.35, "centroid_lon": 16.0, "cohort_mean": 0.479, "eighth_grade_math": 38, "eighth_grade_science": 40.0, "fourth_grade_math": 48, "fourth_grade_science": 50.0, "id": 51, "mobility_diff_mean": -1, "state_name": "VA"}, "geometry": {"type": "Polygon", "coordinates": [[[15.0, 2.9], [16.0, 3.5], [17.0, 2.9], [17.0, 1.8], [16.0, 1.2], [15.0, 1.8], [15.0, 2.9]]]}}, {"id": "47", "type": "Feature", "properties": {"4th_diff_mean": 1, "8th_diff_mean": 1, "Region": "West", "State": "Washington", "State_Abbr": "WA", "bachelors": 22.77, "bachelors_diff_mean": -1, "centroid_lat": 7.45, "centroid_lon": 3.0, "cohort_mean": 0.458, "eighth_grade_math": 40, "eighth_grade_science": 38.0, "fourth_grade_math": 39, "fourth_grade_science": 42.0, "id": 53, "mobility_diff_mean": -1, "state_name": "WA"}, "geometry": {"type": "Polygon", "coordinates": [[[2.0, 8.0], [3.0, 8.6], [4.0, 8.0], [4.0, 6.9], [3.0, 6.3], [2.0, 6.9], [2.0, 8.0]]]}}, {"id": "48", "type": "Feature", "properties": {"4th_diff_mean": -1, "8th_diff_mean": -1, "Region": "South", "State": "West Virginia", "State_Abbr": "WV", "bachelors": 33.19, "bachelors_diff_mean": 1, "centroid_lat": 4.05, "centroid_lon": 15.0, "cohort_mean": 0.499, "eighth_grade_math": 24, "eighth_grade_science": 27.0, "fourth_grade_math": 30, "fourth_grade_science": 31.0, "id": 54, "mobility_diff_mean": -1, "state_name": "WV"}, "geometry": {"type": "Polygon", "coordinates": [[[14.0, 3.5], [14.0, 4.6], [15.0, 5.2], [16.0, 4.6], [16.0, 3.5], [15.0, 2.9], [14.0, 3.5]]]}}, {"id": "49", "type": "Feature", "properties": {"4th_diff_mean": 1, "8th_diff_mean": 1, "Region": "Midwest", "State": "Wisconsin", "State_Abbr": "WI", "bachelors": 24.98, "bachelors_diff_mean": 1, "centroid_lat": 7.45, "centroid_lon": 11.0, "cohort_mean": 0.506, "eighth_grade_math": 41, "eighth_grade_science": 40.0, "fourth_grade_math": 45, "fourth_grade_science": 41.0, "id": 55, "mobility_diff_mean": -1, "state_name": "WI"}, "geometry": {"type": "Polygon", "coordinates": [[[10.0, 8.0], [11.0, 8.6], [12.0, 8.0], [12.0, 6.9], [11.0, 6.3], [10.0, 6.9], [10.0, 8.0]]]}}, {"id": "50", "type": "Feature", "properties": {"4th_diff_mean": 1, "8th_diff_mean": 1, "Region": "West", "State": "Wyoming", "State_Abbr": "WY", "bachelors": 16.82, "bachelors_diff_mean": -1, "centroid_lat": 5.75, "centroid_lon": 6.0, "cohort_mean": 0.49, "eighth_grade_math": 37, "eighth_grade_science": 38.0, "fourth_grade_math": 48, "fourth_grade_science": 45.0, "id": 56, "mobility_diff_mean": -1, "state_name": "WY"}, "geometry": {"type": "Polygon", "coordinates": [[[5.0, 5.2], [5.0, 6.3], [6.0, 6.9], [7.0, 6.3], [7.0, 5.2], [6.0, 4.6], [5.0, 5.2]]]}}]}, "resolve": {"scale": {"color": "independent"}}, "title": {"text": ["A complicated relationship"], "anchor": "middle", "fontSize": 24, "subtitle": ["Not all states with high S&E bachelors attainment", "have high probability that a child earns more than their parents", "", "Source: National Science Foundation", "Opportunity Insights Lab, Harvard University", ""], "subtitlePadding": 10}, "$schema": "https://vega.github.io/schema/vega-lite/v4.8.1.json"}
